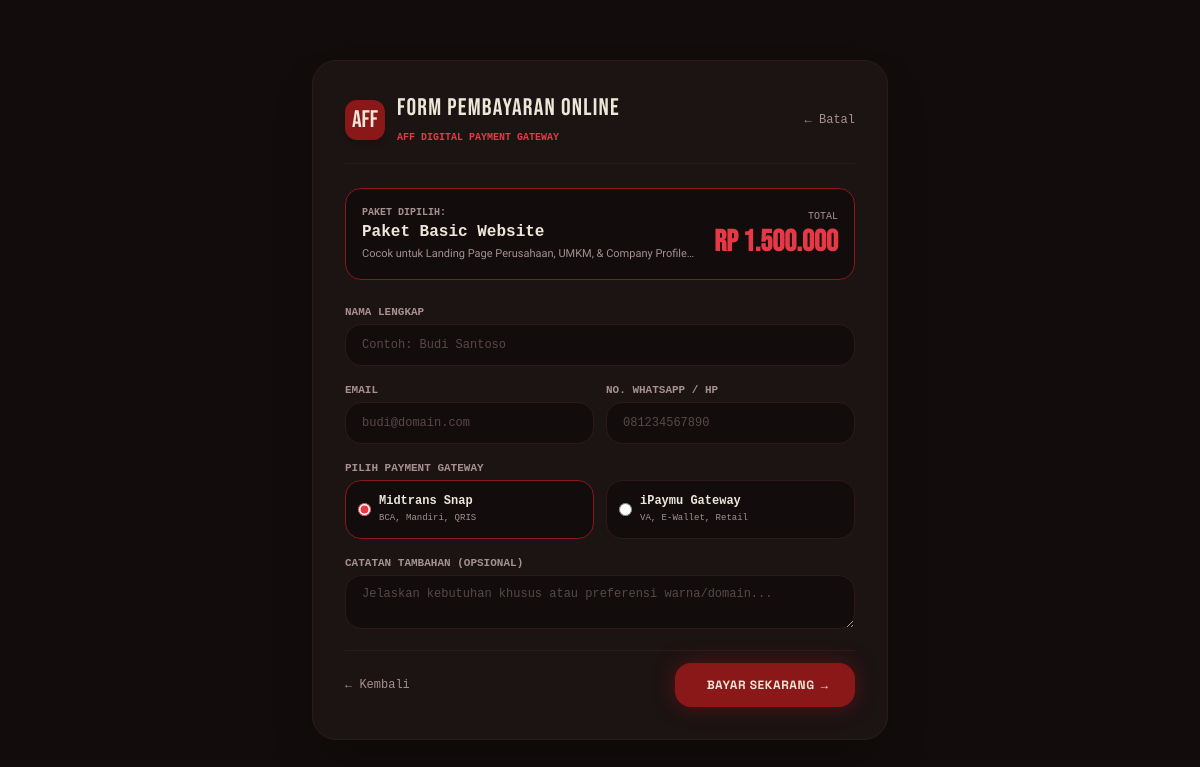
The page /checkout.php on the database its author committed.
### tables this page shows
CREATE TABLE IF NOT EXISTS packages (
  id INT AUTO_INCREMENT PRIMARY KEY,
  category VARCHAR(30) NOT NULL DEFAULT 'website',
  name VARCHAR(100) NOT NULL,
  tagline VARCHAR(160) DEFAULT NULL,
  description TEXT DEFAULT NULL,
  price VARCHAR(255) NOT NULL DEFAULT '0',
  features TEXT DEFAULT NULL,
  is_active TINYINT(1) NOT NULL DEFAULT 1,
  sort_order INT NOT NULL DEFAULT 0,
  created_at DATETIME DEFAULT CURRENT_TIMESTAMP
);

### db.php (called while the page is built, shortened)
<?php
function get_db() {
    static $pdo = null;
    if ($pdo === null) {
        try {
            $pdo = new PDO(
                'mysql:host=' . DB_HOST . ';dbname=' . DB_NAME . ';charset=utf8mb4',
                DB_USER,
                DB_PASS,
                [
                    PDO::ATTR_ERRMODE            => PDO::ERRMODE_EXCEPTION,
                    PDO::ATTR_DEFAULT_FETCH_MODE => PDO::FETCH_ASSOC,
                ]
            );
            try {
                $pdo->exec("ALTER TABLE portfolios ADD COLUMN project_link VARCHAR(255) NULL AFTER media_type");
            } catch (PDOException $e) {}
            try {
                $pdo->exec("ALTER TABLE packages MODIFY COLUMN price VARCHAR(255) NOT NULL");
            } catch (PDOException $e) {}
        } catch (PDOException $e) {
            return null;
        }
    }
    return $pdo;
}
function get_package_by_id($id) {
    try {
        $db = get_db();
        if ($db) {
            $stmt = $db->prepare("SELECT * FROM packages WHERE id = ? AND is_active = 1 LIMIT 1");
            $stmt->execute([$id]);
            $pkg = $stmt->fetch();
            if ($pkg) return $pkg;
        }
    } catch (Exception $e) {}
    $fallback_packages = [
        1 => [
            'id' => 1,
            'name' => 'Paket Basic Website',
            'price' => 1500000,
            'category' => 'Website & System',
            'description' => 'Cocok untuk Landing Page Perusahaan, UMKM, & Company Profile Modern.',
            'features' => "1 Halaman Responsive Landing Page\nDesain Custom Premium Dark/Light\nIntegrasi Tombol WhatsApp Direct\nDomain & Hosting 1 Tahun\nFree Maintenance 1 Bulan"
        ],
        2 => [
            'id' => 2,
            'name' => 'Paket Custom POS & HR System',
            'price' => 3500000,
            'category' => 'Website & System',
            'description' => 'Pilihan utama bisnis toko/resto yang ingin sistem Kasir POS & Presensi Karyawan terintegrasi.',
            'features' => "Sistem Kasir POS Multi-Company\nPortal Karyawan & Presensi GPS\nKelola Stok, Harga & Menu Makanan\nLaporan Omset Harian/Bulanan\nDatabase System Dedicated"
        ],
        3 => [
            'id' => 3,
            'name' => 'Paket Ultimate Enterprise',
            'price' => 6000000,
            'category' => 'Website & System',
            'description' => 'Pengembangan software skala besar dengan kebutuhan arsitektur custom khusus.',
            'features' => "Custom Web & Backend Architecture\nIntegrasi Payment Gateway & WhatsApp API\nFull Source Code & Database Handover\nDokumentasi Sistem Lengkap\nSupport Prioritas 24/7 (6 Bulan)"
        ]
    ];
    return $fallback_packages[$id] ?? [
        'id' => $id,
        'name' => 'Paket Custom AFF Digital #' . $id,
        'price' => 1500000,
        'category' => 'Website & System',
        'description' => 'Paket layanan kustom dari AFF Digital',
        'features' => "Garansi Maintenance\nSupport 24/7"
    ];
}

### checkout.php (the view, shortened to what this page needs)
<?php
require_once __DIR__ . '/db.php';
function h($str) {
    return htmlspecialchars((string) $str, ENT_QUOTES, 'UTF-8');
}
$packageId = 1;
$package = get_package_by_id($packageId);
$price_formatted = is_numeric($package['price']) ? 'Rp ' . number_format((float)$package['price'], 0, ',', '.') : $package['price'];
?>
<!DOCTYPE html>
<html lang="id" class="h-full bg-[#120c0c]">
<head>
    <script src="https://cdn.tailwindcss.com"></script>
</head>
<body class="min-h-full bg-[#120c0c] text-[#eee6d8] font-sans antialiased p-4 sm:p-8 flex items-center justify-center">
    <div class="max-w-xl w-full bg-[#1c1313] border border-[#2d1b1b] rounded-3xl p-6 sm:p-8 shadow-2xl space-y-6">
        <div class="flex items-center justify-between border-b border-[#2d1b1b] pb-4">
            <div class="flex items-center gap-3">
                <a href="index.php" class="w-10 h-10 rounded-xl bg-[#8b1818] text-[#eee6d8] flex items-center justify-center font-bebas text-2xl shadow-md">
                    AFF
                </a>
                <div>
                    <h1 class="font-bebas text-2xl text-[#eee6d8] tracking-wider leading-tight">FORM PEMBAYARAN ONLINE</h1>
                    <span class="text-[10px] font-mono text-[#e63946] uppercase font-bold">AFF DIGITAL PAYMENT GATEWAY</span>
                </div>
            </div>
            <a href="index.php#pricing" class="text-xs font-mono text-[#a69090] hover:text-[#eee6d8]">&larr; Batal</a>
        </div>
        <div class="p-4 bg-[#120c0c] rounded-2xl border border-[#8b1818] flex items-center justify-between font-mono">
            <div>
                <span class="text-[10px] text-[#a69090] uppercase block font-bold">PAKET DIPILIH:</span>
                <strong class="text-base font-extrabold text-[#eee6d8]"><?= h($package['name']) ?></strong>
                <p class="text-[11px] text-[#a69090] font-sans mt-0.5 line-clamp-1"><?= h($package['description']) ?></p>
            </div>
            <div class="text-right shrink-0">
                <span class="text-[10px] text-[#a69090] uppercase block">TOTAL</span>
                <strong class="font-bebas text-3xl text-[#e63946]"><?= h($price_formatted) ?></strong>
            </div>
        </div>
        <form method="POST" action="" class="space-y-4 font-mono text-xs">
            <div>
                <label class="block text-[11px] font-bold text-[#a69090] uppercase mb-1">Nama Lengkap</label>
                <input type="text" name="name" value="<?= h($_POST['name'] ?? '') ?>" required placeholder="Contoh: Budi Santoso" class="w-full px-4 py-3 bg-[#120c0c] border border-[#2d1b1b] rounded-2xl text-[#eee6d8] placeholder-[#594848] focus:outline-none focus:border-[#8b1818]">
            </div>
            <div class="grid grid-cols-1 sm:grid-cols-2 gap-3">
                <div>
                    <label class="block text-[11px] font-bold text-[#a69090] uppercase mb-1">Email</label>
                    <input type="email" name="email" value="<?= h($_POST['email'] ?? '') ?>" required placeholder="budi@domain.com" class="w-full px-4 py-3 bg-[#120c0c] border border-[#2d1b1b] rounded-2xl text-[#eee6d8] placeholder-[#594848] focus:outline-none focus:border-[#8b1818]">
                </div>
                <div>
                    <label class="block text-[11px] font-bold text-[#a69090] uppercase mb-1">No. WhatsApp / HP</label>
                    <input type="text" name="phone" value="<?= h($_POST['phone'] ?? '') ?>" required placeholder="081234567890" class="w-full px-4 py-3 bg-[#120c0c] border border-[#2d1b1b] rounded-2xl text-[#eee6d8] placeholder-[#594848] focus:outline-none focus:border-[#8b1818]">
                </div>
            </div>
            <div>
                <label class="block text-[11px] font-bold text-[#a69090] uppercase mb-1">Pilih Payment Gateway</label>
                <div class="grid grid-cols-2 gap-3">
                    <label class="p-3 bg-[#120c0c] border border-[#8b1818] rounded-2xl flex items-center gap-2 cursor-pointer hover:border-[#e63946] transition-colors">
                        <input type="radio" name="gateway" value="midtrans" checked class="accent-[#e63946]">
                        <div>
                            <strong class="text-xs text-[#eee6d8] block">Midtrans Snap</strong>
                            <span class="text-[9px] text-[#a69090]">BCA, Mandiri, QRIS</span>
                        </div>
                    </label>
                    <label class="p-3 bg-[#120c0c] border border-[#2d1b1b] rounded-2xl flex items-center gap-2 cursor-pointer hover:border-[#e63946] transition-colors">
                        <input type="radio" name="gateway" value="ipaymu" class="accent-[#e63946]">
                        <div>
                            <strong class="text-xs text-[#eee6d8] block">iPaymu Gateway</strong>
                            <span class="text-[9px] text-[#a69090]">VA, E-Wallet, Retail</span>
                        </div>
                    </label>
                </div>
            </div>
            <div>
                <label class="block text-[11px] font-bold text-[#a69090] uppercase mb-1">Catatan Tambahan (Opsional)</label>
                <textarea name="notes" rows="2" placeholder="Jelaskan kebutuhan khusus atau preferensi warna/domain..." class="w-full px-4 py-2.5 bg-[#120c0c] border border-[#2d1b1b] rounded-2xl text-[#eee6d8] placeholder-[#594848] focus:outline-none focus:border-[#8b1818]"><?= h($_POST['notes'] ?? '') ?></textarea>
            </div>
            <div class="pt-3 border-t border-[#2d1b1b] flex items-center justify-between">
                <a href="index.php#pricing" class="text-xs text-[#a69090] hover:text-[#eee6d8]">&larr; Kembali</a>
                <button type="submit" class="py-3.5 px-6 rounded-2xl bg-[#8b1818] hover:bg-[#a81d1d] text-[#eee6d8] font-grotesk font-bold text-xs uppercase tracking-wider transition-all shadow-[0_0_20px_rgba(139,24,24,0.5)] flex items-center gap-2 hover:scale-[1.02]">
                    <span>Bayar Sekarang &rarr;</span>
                </button>
            </div>
        </form>
    </div>
</body>
</html>

### rows shown on the page
packages: name "Paket Basic Website", description "Cocok untuk Landing Page Perusahaan, UMKM, & Company…", price "Rp 1.500.000"
